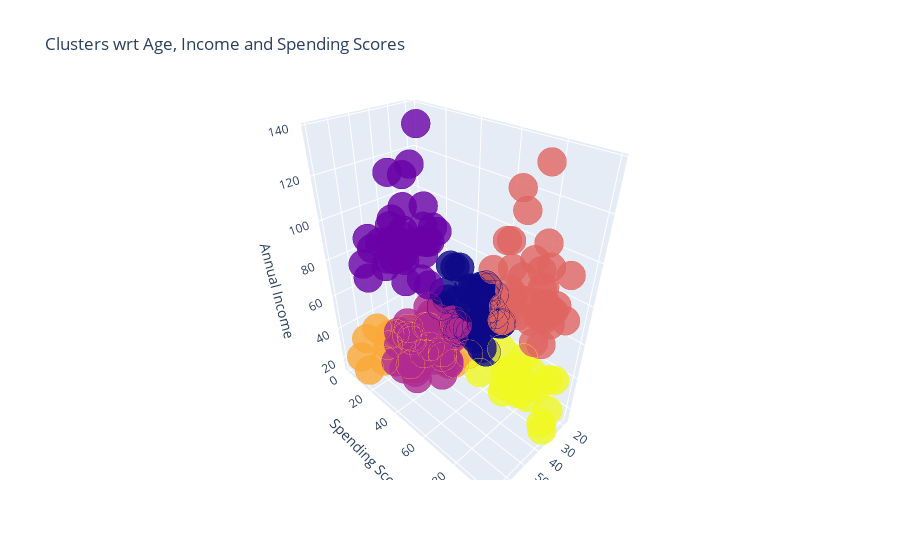

The code cell stored with this chart in its notebook:
### Code cell
import plotly as py
import plotly.graph_objs as go

trace1 = go.Scatter3d(
    x= df['Age'],
    y= df['Spending Score (1-100)'],
    z= df['Annual Income (k$)'],
    mode='markers',
     marker=dict(
        color = df['cluster'], 
        size= 10,
        line=dict(
            color= df['cluster'],
            width= 12
        ),
        opacity=0.8
     )
)
data = [trace1]
layout = go.Layout(
    title= 'Clusters wrt Age, Income and Spending Scores',
    scene = dict(
            xaxis = dict(title  = 'Age'),
            yaxis = dict(title  = 'Spending Score'),
            zaxis = dict(title  = 'Annual Income')
        )
)
fig = go.Figure(data=data, layout=layout)
py.offline.iplot(fig)

### Figure 1 — Plotly figure (JSON) as saved in the notebook; plotly's stock layout.template omitted (floating-point values rounded to 4 significant figures; data arrays with more than 128 entries replaced by an {"elided": "..."} marker saying what was removed)
{"data": [{"marker": {"color": {"elided": "200 int values"}, "line": {"color": {"elided": "200 int values"}, "width": 12}, "opacity": 0.8, "size": 10}, "mode": "markers", "type": "scatter3d", "x": {"elided": "200 int values"}, "y": {"elided": "200 int values"}, "z": {"elided": "200 int values"}}], "layout": {"scene": {"xaxis": {"title": {"text": "Age"}}, "yaxis": {"title": {"text": "Spending Score"}}, "zaxis": {"title": {"text": "Annual Income"}}}, "title": {"text": "Clusters wrt Age, Income and Spending Scores"}}}
